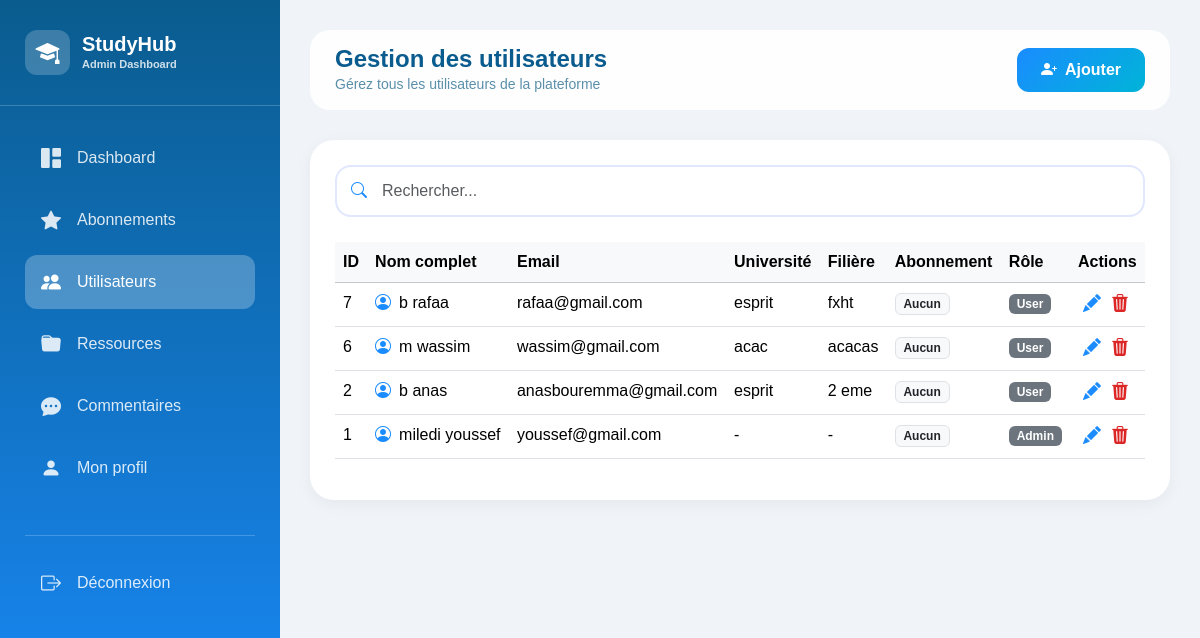
/index.php?action=admin&subaction=users (signed in), run on the app's committed database.
### tables this page shows
CREATE TABLE `users` (
  `id` int(11) NOT NULL AUTO_INCREMENT,
  `nom` varchar(50) NOT NULL,
  `prenom` varchar(50) NOT NULL,
  `universite` varchar(255) NOT NULL,
  `filiere` varchar(255) NOT NULL,
  `email` varchar(255) NOT NULL,
  `mdp` varchar(255) NOT NULL,
  `tel` int(255) NOT NULL,
  `bio` varchar(500) NOT NULL,
  `photo` varchar(255) NOT NULL,
  `role` int(11) NOT NULL DEFAULT 1,
  `score` decimal(10,0) NOT NULL,
  `note_moyenne` decimal(3,2) DEFAULT 0.00,
  PRIMARY KEY (`id`),
  UNIQUE KEY `email` (`email`),
  UNIQUE KEY `tel` (`tel`)
);

### controllers/adminController.php (called while the page is built, shortened)
<?php
function adminUsers() {
    global $pdo;
    $search = $_GET['search'] ?? '';
    require_once __DIR__ . '/../models/userModel.php';
    require_once __DIR__ . '/../models/subscriptionModel.php';
    $users = getAllUsers($pdo, $search);
    require_once __DIR__ . '/../views/admin/users.php';
}
?>

### config.php (called while the page is built, shortened)
<?php
function escape($string) {
    return htmlspecialchars($string ?? '', ENT_QUOTES, 'UTF-8');
}
?>

### models/userModel.php (called while the page is built, shortened)
<?php
function getAllUsers($pdo, $search = '') {
    if (!empty($search)) {
        $stmt = $pdo->prepare("SELECT * FROM users WHERE nom LIKE ? OR prenom LIKE ? OR email LIKE ? ORDER BY id DESC");
        $stmt->execute(["%$search%", "%$search%", "%$search%"]);
    } else {
        $stmt = $pdo->query("SELECT * FROM users ORDER BY id DESC");
    }
    return $stmt->fetchAll();
}
?>

### views/admin/users.php (the view, shortened to what this page needs)
<!DOCTYPE html>
<html lang="fr">
<head>
    <link href="https://cdn.jsdelivr.net/npm/bootstrap@5.3.2/dist/css/bootstrap.min.css" rel="stylesheet">
    <link href="https://cdn.jsdelivr.net/npm/bootstrap-icons@1.11.1/font/bootstrap-icons.css" rel="stylesheet">
    <link rel="stylesheet" href="../css/style.css">
</head>
<body>
    <div class="sidebar">
        <div class="sidebar-header"><div class="logo"><div class="logo-icon"><i class="bi bi-mortarboard-fill"></i></div><div class="logo-text"><h3>StudyHub</h3><p>Admin Dashboard</p></div></div></div>
        <div class="nav-menu">
            <div class="nav-item"><a href="index.php?action=admin&subaction=dashboard" class="nav-link"><i class="bi bi-grid-1x2-fill"></i><span>Dashboard</span></a></div>
            <div class="nav-item"><a href="index.php?action=admin&subaction=subscriptions" class="nav-link"><i class="bi bi-star-fill"></i><span>Abonnements</span></a></div>
            <div class="nav-item"><a href="index.php?action=admin&subaction=users" class="nav-link active"><i class="bi bi-people-fill"></i><span>Utilisateurs</span></a></div>
            <div class="nav-item"><a href="index.php?action=admin&subaction=resources" class="nav-link"><i class="bi bi-folder-fill"></i><span>Ressources</span></a></div>
            <div class="nav-item"><a href="index.php?action=admin&subaction=comments" class="nav-link"><i class="bi bi-chat-dots-fill"></i><span>Commentaires</span></a></div>
            <div class="nav-item"><a href="index.php?action=admin&subaction=profile" class="nav-link"><i class="bi bi-person-fill"></i><span>Mon profil</span></a></div>
            <div class="nav-item logout-link"><a href="index.php?action=logout" class="nav-link"><i class="bi bi-box-arrow-right"></i><span>Déconnexion</span></a></div>
        </div>
    </div>
    <div class="main-content">
        <div class="top-bar"><div class="page-title"><h1>Gestion des utilisateurs</h1><p>Gérez tous les utilisateurs de la plateforme</p></div><button class="btn-blue" data-bs-toggle="modal" data-bs-target="#addUserModal"><i class="bi bi-person-plus-fill me-2"></i>Ajouter</button></div>
        <div class="content-card">
            <div class="search-box"><i class="bi bi-search"></i><form method="GET" action="index.php?action=admin&subaction=users"><input type="hidden" name="action" value="admin"><input type="hidden" name="subaction" value="users"><input type="text" name="search" class="form-control" placeholder="Rechercher..." value="<?= escape($search) ?>"></form></div>
            <div class="table-responsive"><table class="table table-hover"><thead class="table-light"><tr><th>ID</th><th>Nom complet</th><th>Email</th><th>Université</th><th>Filière</th><th>Abonnement</th><th>Rôle</th><th>Actions</th></tr></thead><tbody>
                <?php foreach($users as $user): ?>
                <tr>
                    <td><?= $user['id'] ?></td>
                    <td><i class="bi bi-person-circle me-2" style="color:#1a8cff"></i><?= escape($user['prenom'] . ' ' . $user['nom']) ?></td>
                    <td><?= escape($user['email']) ?></td>
                    <td><?= escape($user['universite'] ?: '-') ?></td>
                    <td><?= escape($user['filiere'] ?: '-') ?></td>
                    <td>
                        <?php if (!empty($user['subscription_nom'])): ?>
                            <span class="badge bg-primary"><?= escape($user['subscription_nom']) ?></span>
                            <br><small class="text-muted">Jusqu'au <?= escape($user['subscription_fin']) ?></small>
                        <?php else: ?>
                            <span class="badge bg-light text-dark border">Aucun</span>
                        <?php endif; ?>
                    </td>
                    <td><span class="badge bg-secondary"><?= $user['role'] == 0 ? 'Admin' : 'User' ?></span></td>
                    <td><a href="index.php?action=admin&subaction=edit_user&id=<?= $user['id'] ?>" class="btn-edit"><i class="bi bi-pencil-fill"></i></a><a href="index.php?action=admin&subaction=delete_user&id=<?= $user['id'] ?>" class="btn-delete" onclick="return confirm('Supprimer ?')"><i class="bi bi-trash3-fill"></i></a></td>
                </tr>
                <?php endforeach; ?>
            </tbody></table></div>
        </div>
    </div>
</body>
</html>

### css/style.css (style rules this page uses)
* { margin: 0; padding: 0; box-sizing: border-box; }
body { font-family: 'DM Sans', sans-serif; background: #f0f4f8; }
:root { --primary: #2563eb; --primary-light: #dbeafe; }
h1, h2, h3, h4, h5, h6 { font-family: 'Jost', sans-serif; font-weight: 700; }
.logo { font-size: 24px; font-weight: 800; color: var(--primary); text-decoration: none; }
.form-control, .form-select { border-radius: 12px; padding: 12px 16px; border: 1px solid #e2e8f0; }

### views/admin/users.php (style rules this page uses)
.sidebar { position:fixed; left:0; top:0; width:280px; height:100%; background:linear-gradient(180deg,#0a5c8e 0%,#1a8cff 100%); z-index:1000; }
.sidebar-header { padding:30px 25px; border-bottom:1px solid rgba(255,255,255,0.2); }
.logo { display:flex; align-items:center; gap:12px; }
.logo-icon { width:45px; height:45px; background:rgba(255,255,255,0.2); border-radius:12px; display:flex; align-items:center; justify-content:center; }
.logo-icon i { font-size:24px; color:white; }
.logo-text h3 { color:white; font-weight:700; font-size:20px; margin:0; }
.logo-text p { color:rgba(255,255,255,0.8); font-size:11px; margin:0; }
.nav-menu { padding:25px; }
.nav-item { margin-bottom:8px; }
.nav-link { display:flex; align-items:center; gap:12px; padding:12px 16px; border-radius:12px; color:rgba(255,255,255,0.85); text-decoration:none; transition:all 0.3s; font-weight:500; }
.nav-link i { font-size:20px; width:24px; }
.nav-link.active { background:rgba(255,255,255,0.25); color:white; }
.logout-link { margin-top:40px; border-top:1px solid rgba(255,255,255,0.2); padding-top:20px; }
.main-content { margin-left:280px; padding:30px; min-height:100vh; }
.top-bar { background:rgba(255,255,255,0.95); border-radius:20px; padding:15px 25px; margin-bottom:30px; display:flex; justify-content:space-between; align-items:center; }
.page-title h1 { font-size:24px; font-weight:700; color:#0a5c8e; margin:0; }
.page-title p { color:#5a8faa; margin:0; font-size:14px; }
.content-card { background:white; border-radius:24px; padding:25px; box-shadow:0 4px 15px rgba(0,0,0,0.05); }
.search-box { position:relative; margin-bottom:25px; }
.search-box i { position:absolute; left:16px; top:50%; transform:translateY(-50%); color:#1a8cff; }
.search-box input { padding:12px 16px 12px 45px; border:2px solid #e0e7ff; border-radius:16px; width:100%; }
.btn-blue { background:linear-gradient(135deg,#1a8cff 0%,#00b4d8 100%); border:none; padding:10px 24px; border-radius:12px; font-weight:600; color:white; transition:all 0.3s; }
.btn-edit { background:none; border:none; color:#1a8cff; font-size:18px; cursor:pointer; padding:5px; }
.btn-delete { background:none; border:none; color:#dc2626; font-size:18px; cursor:pointer; padding:5px; }

### data on the page
users: id "7", prenom+nom "b rafaa", email "rafaa@gmail.com", universite "esprit", filiere "fxht", role "User"
users: id "6", prenom+nom "m wassim", email "wassim@gmail.com", universite "acac", filiere "acacas", role "User"
users: id "2", prenom+nom "b anas", email "anasbouremma@gmail.com", universite "esprit", filiere "2 eme", role "User"
users: id "1", prenom+nom "miledi youssef", email "youssef@gmail.com", universite "-", filiere "-", role "Admin"
